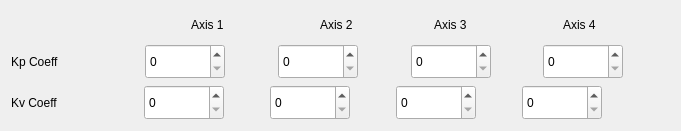
    <widget class="QWidget" name="verticalWidget_2" native="true">
     <property name="geometry">
      <rect>
       <x>30</x>
       <y>40</y>
       <width>681</width>
       <height>131</height>
      </rect>
     </property>
     <property name="styleSheet">
      <string notr="true">#verticalWidget_2{
border: 1px solid;
    border: 2px solid gray;
    border-radius: 10px;
    padding: 0 8px;
}</string>
     </property>
     <layout class="QVBoxLayout" name="verticalLayout_2">
      <item>
       <layout class="QHBoxLayout" name="horizontalLayout_43">
        <item>
         <spacer name="horizontalSpacer_69">
          <property name="orientation">
           <enum>Qt::Horizontal</enum>
          </property>
          <property name="sizeType">
           <enum>QSizePolicy::Fixed</enum>
          </property>
          <property name="sizeHint" stdset="0">
           <size>
            <width>160</width>
            <height>20</height>
           </size>
          </property>
         </spacer>
        </item>
        <item>
         <widget class="QLabel" name="label_62">
          <property name="sizePolicy">
           <sizepolicy hsizetype="Fixed" vsizetype="Preferred">
            <horstretch>0</horstretch>
            <verstretch>0</verstretch>
           </sizepolicy>
          </property>
          <property name="text">
           <string>Axis 1</string>
          </property>
         </widget>
        </item>
        <item>
         <spacer name="horizontalSpacer_70">
          <property name="orientation">
           <enum>Qt::Horizontal</enum>
          </property>
          <property name="sizeType">
           <enum>QSizePolicy::Fixed</enum>
          </property>
          <property name="sizeHint" stdset="0">
           <size>
            <width>70</width>
            <height>20</height>
           </size>
          </property>
         </spacer>
        </item>
        <item>
         <widget class="QLabel" name="label_63">
          <property name="sizePolicy">
           <sizepolicy hsizetype="Fixed" vsizetype="Preferred">
            <horstretch>0</horstretch>
            <verstretch>0</verstretch>
           </sizepolicy>
          </property>
          <property name="text">
           <string>Axis 2</string>
          </property>
         </widget>
        </item>
        <item>
         <spacer name="horizontalSpacer_71">
          <property name="orientation">
           <enum>Qt::Horizontal</enum>
          </property>
          <property name="sizeType">
           <enum>QSizePolicy::Fixed</enum>
          </property>
          <property name="sizeHint" stdset="0">
           <size>
            <width>55</width>
            <height>20</height>
           </size>
          </property>
         </spacer>
        </item>
        <item>
         <widget class="QLabel" name="label_64">
          <property name="sizePolicy">
           <sizepolicy hsizetype="Fixed" vsizetype="Preferred">
            <horstretch>0</horstretch>
            <verstretch>0</verstretch>
           </sizepolicy>
          </property>
          <property name="text">
           <string>Axis 3</string>
          </property>
         </widget>
        </item>
        <item>
         <spacer name="horizontalSpacer_72">
          <property name="orientation">
           <enum>Qt::Horizontal</enum>
          </property>
          <property name="sizeType">
           <enum>QSizePolicy::Fixed</enum>
          </property>
          <property name="sizeHint" stdset="0">
           <size>
            <width>70</width>
            <height>20</height>
           </size>
          </property>
         </spacer>
        </item>
        <item>
         <widget class="QLabel" name="label_65">
          <property name="sizePolicy">
           <sizepolicy hsizetype="Fixed" vsizetype="Preferred">
            <horstretch>0</horstretch>
            <verstretch>0</verstretch>
           </sizepolicy>
          </property>
          <property name="text">
           <string>Axis 4</string>
          </property>
         </widget>
        </item>
        <item>
         <spacer name="horizontalSpacer_73">
          <property name="orientation">
           <enum>Qt::Horizontal</enum>
          </property>
          <property name="sizeType">
           <enum>QSizePolicy::Fixed</enum>
          </property>
          <property name="sizeHint" stdset="0">
           <size>
            <width>50</width>
            <height>20</height>
           </size>
          </property>
         </spacer>
        </item>
       </layout>
      </item>
      <item>
       <layout class="QHBoxLayout" name="horizontalLayout_5">
        <item>
         <widget class="QLabel" name="label_6">
          <property name="text">
           <string>Kp Coeff</string>
          </property>
         </widget>
        </item>
        <item>
         <spacer name="horizontalSpacer_8">
          <property name="orientation">
           <enum>Qt::Horizontal</enum>
          </property>
          <property name="sizeType">
           <enum>QSizePolicy::Fixed</enum>
          </property>
          <property name="sizeHint" stdset="0">
           <size>
            <width>80</width>
            <height>20</height>
           </size>
          </property>
         </spacer>
        </item>
        <item>
         <widget class="QSpinBox" name="kpFilterCoeff">
          <property name="sizePolicy">
           <sizepolicy hsizetype="Fixed" vsizetype="Fixed">
            <horstretch>0</horstretch>
            <verstretch>0</verstretch>
           </sizepolicy>
          </property>
          <property name="minimumSize">
           <size>
            <width>80</width>
            <height>35</height>
           </size>
          </property>
         </widget>
        </item>
        <item>
         <spacer name="horizontalSpacer_9">
          <property name="orientation">
           <enum>Qt::Horizontal</enum>
          </property>
          <property name="sizeHint" stdset="0">
           <size>
            <width>40</width>
            <height>20</height>
           </size>
          </property>
         </spacer>
        </item>
        <item>
         <widget class="QSpinBox" name="kpFilterCoeff_2">
          <property name="sizePolicy">
           <sizepolicy hsizetype="Fixed" vsizetype="Fixed">
            <horstretch>0</horstretch>
            <verstretch>0</verstretch>
           </sizepolicy>
          </property>
          <property name="minimumSize">
           <size>
            <width>80</width>
            <height>35</height>
           </size>
          </property>
         </widget>
        </item>
        <item>
         <spacer name="horizontalSpacer_32">
          <property name="orientation">
           <enum>Qt::Horizontal</enum>
          </property>
          <property name="sizeHint" stdset="0">
           <size>
            <width>40</width>
            <height>20</height>
           </size>
          </property>
         </spacer>
        </item>
        <item>
         <widget class="QSpinBox" name="kpFilterCoeff_3">
          <property name="sizePolicy">
           <sizepolicy hsizetype="Fixed" vsizetype="Fixed">
            <horstretch>0</horstretch>
            <verstretch>0</verstretch>
           </sizepolicy>
          </property>
          <property name="minimumSize">
           <size>
            <width>80</width>
            <height>35</height>
           </size>
          </property>
         </widget>
        </item>
        <item>
         <spacer name="horizontalSpacer_5">
          <property name="orientation">
           <enum>Qt::Horizontal</enum>
          </property>
          <property name="sizeHint" stdset="0">
           <size>
            <width>40</width>
            <height>20</height>
           </size>
          </property>
         </spacer>
        </item>
        <item>
         <widget class="QSpinBox" name="kpFilterCoeff_4">
          <property name="sizePolicy">
           <sizepolicy hsizetype="Fixed" vsizetype="Fixed">
            <horstretch>0</horstretch>
            <verstretch>0</verstretch>
           </sizepolicy>
          </property>
          <property name="minimumSize">
           <size>
            <width>80</width>
            <height>35</height>
           </size>
          </property>
         </widget>
        </item>
        <item>
         <spacer name="horizontalSpacer_76">
          <property name="orientation">
           <enum>Qt::Horizontal</enum>
          </property>
          <property name="sizeHint" stdset="0">
           <size>
            <width>40</width>
            <height>20</height>
           </size>
          </property>
         </spacer>
        </item>
       </layout>
      </item>
      <item>
       <layout class="QHBoxLayout" name="horizontalLayout_6">
        <item>
         <widget class="QLabel" name="label_10">
          <property name="sizePolicy">
           <sizepolicy hsizetype="Fixed" vsizetype="Preferred">
            <horstretch>0</horstretch>
            <verstretch>0</verstretch>
           </sizepolicy>
          </property>
          <property name="text">
           <string>Kv Coeff</string>
          </property>
         </widget>
        </item>
        <item>
         <spacer name="horizontalSpacer_35">
          <property name="orientation">
           <enum>Qt::Horizontal</enum>
          </property>
          <property name="sizeType">
           <enum>QSizePolicy::Preferred</enum>
          </property>
          <property name="sizeHint" stdset="0">
           <size>
            <width>80</width>
            <height>20</height>
           </size>
          </property>
         </spacer>
        </item>
        <item>
         <widget class="QSpinBox" name="kvFilterCoeff">
          <property name="sizePolicy">
           <sizepolicy hsizetype="Fixed" vsizetype="Fixed">
            <horstretch>0</horstretch>
            <verstretch>0</verstretch>
           </sizepolicy>
          </property>
          <property name="minimumSize">
           <size>
            <width>80</width>
            <height>35</height>
           </size>
          </property>
         </widget>
        </item>
        <item>
         <spacer name="horizontalSpacer_36">
          <property name="orientation">
           <enum>Qt::Horizontal</enum>
          </property>
          <property name="sizeType">
           <enum>QSizePolicy::Preferred</enum>
          </property>
          <property name="sizeHint" stdset="0">
           <size>
            <width>40</width>
            <height>20</height>
           </size>
          </property>
         </spacer>
        </item>
        <item>
         <widget class="QSpinBox" name="kvFilterCoeff_2">
          <property name="sizePolicy">
           <sizepolicy hsizetype="Fixed" vsizetype="Fixed">
            <horstretch>0</horstretch>
            <verstretch>0</verstretch>
           </sizepolicy>
          </property>
          <property name="minimumSize">
           <size>
            <width>80</width>
            <height>35</height>
           </size>
          </property>
         </widget>
        </item>
        <item>
         <spacer name="horizontalSpacer_74">
          <property name="orientation">
           <enum>Qt::Horizontal</enum>
          </property>
          <property name="sizeType">
           <enum>QSizePolicy::Preferred</enum>
          </property>
          <property name="sizeHint" stdset="0">
           <size>
            <width>40</width>
            <height>20</height>
           </size>
          </property>
         </spacer>
        </item>
        <item>
         <widget class="QSpinBox" name="kvFilterCoeff_3">
          <property name="sizePolicy">
           <sizepolicy hsizetype="Fixed" vsizetype="Fixed">
            <horstretch>0</horstretch>
            <verstretch>0</verstretch>
           </sizepolicy>
          </property>
          <property name="minimumSize">
           <size>
            <width>80</width>
            <height>35</height>
           </size>
          </property>
         </widget>
        </item>
        <item>
         <spacer name="horizontalSpacer_75">
          <property name="orientation">
           <enum>Qt::Horizontal</enum>
          </property>
          <property name="sizeType">
           <enum>QSizePolicy::Preferred</enum>
          </property>
          <property name="sizeHint" stdset="0">
           <size>
            <width>40</width>
            <height>20</height>
           </size>
          </property>
         </spacer>
        </item>
        <item>
         <widget class="QSpinBox" name="kvFilterCoeff_4">
          <property name="sizePolicy">
           <sizepolicy hsizetype="Fixed" vsizetype="Fixed">
            <horstretch>0</horstretch>
            <verstretch>0</verstretch>
           </sizepolicy>
          </property>
          <property name="minimumSize">
           <size>
            <width>80</width>
            <height>35</height>
           </size>
          </property>
         </widget>
        </item>
        <item>
         <spacer name="horizontalSpacer_77">
          <property name="orientation">
           <enum>Qt::Horizontal</enum>
          </property>
          <property name="sizeHint" stdset="0">
           <size>
            <width>40</width>
            <height>20</height>
           </size>
          </property>
         </spacer>
        </item>
       </layout>
      </item>
     </layout>
    </widget>
